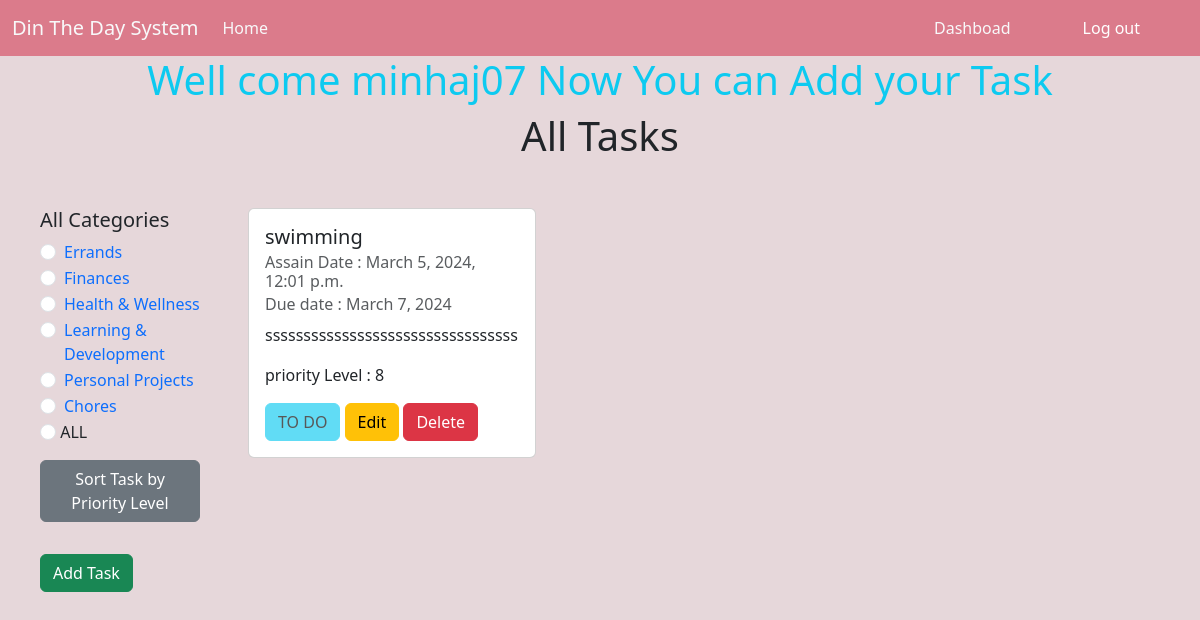
Page /task/category_wise/errands/ (signed in) on the committed database.
### category/models.py (models this page shows)
class TaskCategory(models.Model):
    category_name = models.CharField(max_length=90)
    slug = models.SlugField(max_length=100)
    def __str__(self):
        return self.category_name

### task/models.py (models this page shows, shortened)
class TaskModel(models.Model):
    user = models.ForeignKey(User, on_delete=models.CASCADE, blank=True, null=True)
    task_title = models.CharField(max_length=100)
    describtion = models.TextField(max_length=300)
    complete = models.BooleanField(default=False)
    category = models.ManyToManyField(TaskCategory)
    task_assigned_date = models.DateTimeField(default=timezone.now)
    task_due_date = models.DateField(null=True, blank=True)
    priority = models.IntegerField(choices=PRIORITI_LEVELS, null=True, blank=True)

### task/views.py (the view)
def show_task(request, category_slug=None):
    user_id = request.user.id
    Tasks = models.TaskModel.objects.filter(user=user_id).order_by("task_due_date")
    category = models.TaskCategory.objects.all()
    if category_slug:
        cat_type = models.TaskCategory.objects.filter(slug=category_slug).first()
        user_id = request.user.id
        if cat_type:
            Tasks = Tasks.filter(category=cat_type)
    return render(
        request,
        "show_task.html",
        {"Tasks": Tasks, "categories": category},
    )

### task/templates/show_task.html (shortened to what this page needs)
{% extends "base.html" %}
{% block content %}
{%load static%}
<h1 class="text-info" style="text-align: center;">Well come {{request.user.username}} Now You can Add your Task</h1>
<h1 style="text-align: center;">All Tasks</h1>
<div class="d-flex flex-wrap p-4">
    <div class="col-2   p-3">
        <h5>All Categories</h5>
        {% for cat in categories %}
        <div class="form-check">
            <input class="form-check-input" type="radio" name="category" id="{{cat.id}}" />
            <label class="form-check-label" for="{{cat.id}}">
                <a href="{% url 'category_wise' cat.slug %}" class="text-decoration-none text-primary">{{cat}}</a>
            </label>
        </div>
        {% endfor %}
        <input class="form-check-input" type="radio" />
        <label class="form-check-label">
            <a href="{% url 'showtask'%}" class="text-decoration-none text-dark">ALL</a>
        </label>
        <br>
        <a href="{% url 'tasksort'%}" class="btn btn-secondary my-3">Sort Task by Priority Level</a>
        <br>
        <a href="{% url 'addtask'%}" class="btn btn-success my-3">Add Task</a>
    </div>
    <div class=" col-10 p-3 d-flex flex-wrap">
        {%for task in Tasks%}
        <div class="col-sm-3">
            <div class="card mx-3" style="width: 18rem;">
                <div class="card-body">
                    <h5 class="card-title">{{task.task_title}}</h5>
                    <h6 class="card-subtitle mb-2 text-body-secondary">Assain Date : {{task.task_assigned_date}}</h6>
                    <h6 class="card-subtitle mb-2 text-body-secondary">Due date : {{task.task_due_date}}</h6>
                    <p class="card-text">{{task.describtion}}</p>
                    <p> priority Level : {{task.priority}}</p>
                    {%if task.complete %}
                    <button type="button" class="btn btn-primary" disabled>Completed</button>
                    <a href="{% url 'deletepost' task.id%}"><button type="button"
                            class="btn btn-danger">Delete</button></a>
                    {%else%}
                    <button type="button" class="btn btn-info" disabled>TO DO</button>
                    <a href="{% url 'editpost' task.id%}"><button type="button"
                            class="btn btn-warning">Edit</button></a>
                    <a href="{% url 'deletepost' task.id%}"><button type="button"
                            class="btn btn-danger">Delete</button></a>
                    {% endif %}
                </div>
            </div>
        </div>
        {%endfor%}
    </div>
</div>
{% endblock content %}

### rows in the picture
TaskCategory: category_name "Errands"
TaskCategory: category_name "Finances"
TaskCategory: category_name "Health & Wellness"
TaskCategory: category_name "Learning & Development"
TaskCategory: category_name "Personal Projects"
TaskCategory: category_name "Chores"
TaskModel: task_title "swimming", task_assigned_date "March 5, 2024, 12:01 p.m.", task_due_date "March 7, 2024", describtion "sssssssssssssssssssssssssssssssss", priority "8", complete "TO DO"

### other values in the picture
{{ request.user.username }} "minhaj07"
